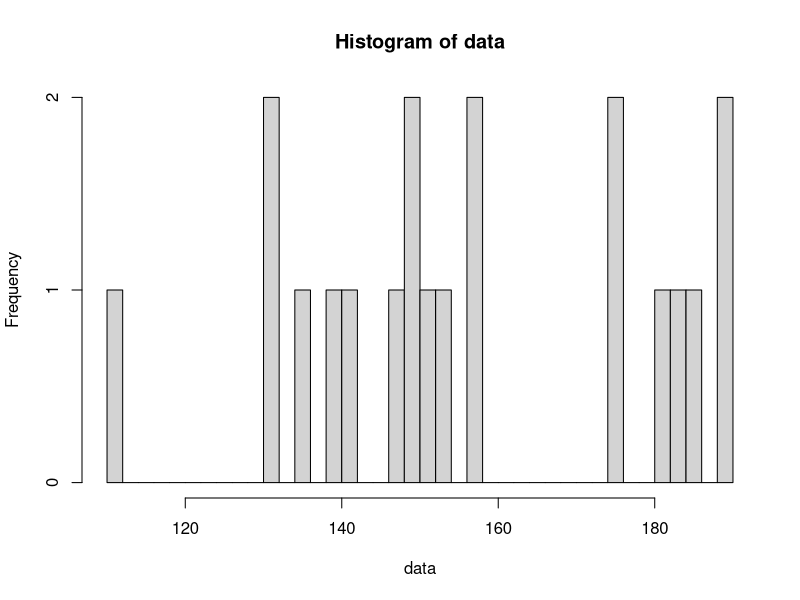

This figure's R source:
## ---- chunk 1
knitr::opts_chunk$set(echo = TRUE)
## ---- chunk 2
data=c(186, 181, 176, 149, 184, 190, 158, 139, 175, 148, 152, 111, 141, 153, 190, 157, 131, 149, 135, 132)
hist(data, breaks=50)
n = length(data)
m = mean(data)
s = sd(data)
alpha = 0.1
t = qt(1-alpha/2, n-1)
c(m - t*s/sqrt(n), m + t*s/sqrt(n))
